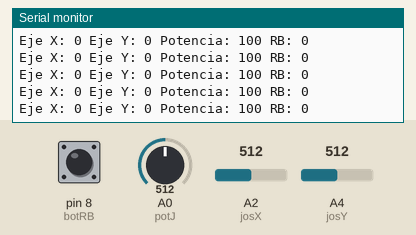
Recording of a sketch running on a simulated Arduino Uno, built with avr-gcc and run on an emulated ATmega328P. Parts: the last lines printed to the serial monitor. The inputs (shaded band) are chosen by the test bench; at power-on: A2 (josX) = 512, A4 (josY) = 512, A0 (potJ) = 512, pin 8 (botRB) LOW.

Above: at 1.2 s.
1.3 s: A2 (josX) set to 545
At 1.39 s:
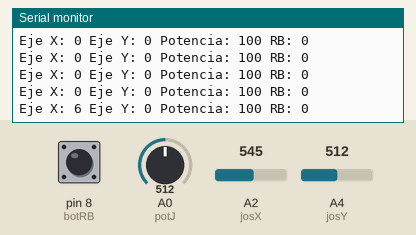
4.3 s: A2 (josX) set to 570
At 4.31 s:
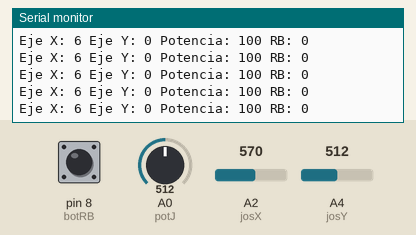
7.3 s: A4 (josY) set to 548
At 7.31 s:
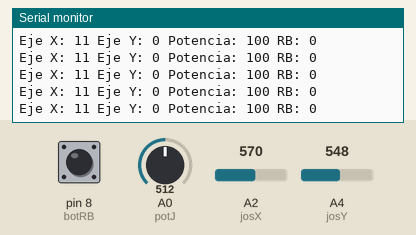
10.3 s: A4 (josY) set to 570
At 10.3 s:
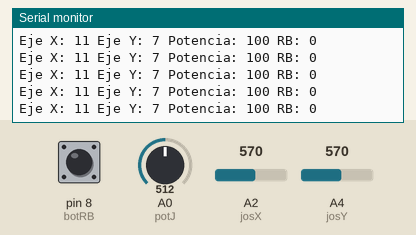
11.8 s: A0 (potJ) set to 496
At 11.83 s:
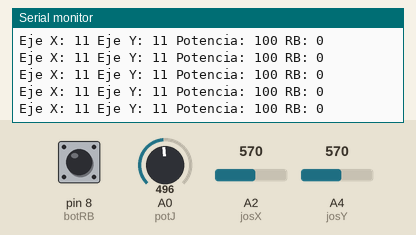
Timing chart, 0 to 14.8 s (numbered marks = the images above; inputs shaded):
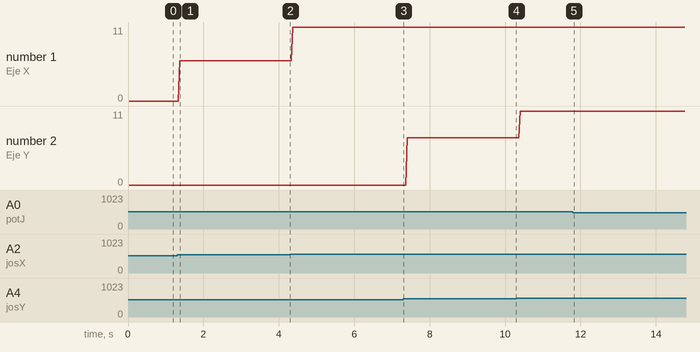

Measured:
- after the input at 1.3 s, the serial monitor: prints a new line after 0.07 s (image 1)
- plotted number 1: 0 → 6 after the input at 1.3 s, 6 → 11 after the input at 4.3 s
- plotted number 2: 0 → 7 after the input at 7.3 s

The sketch:

ControlXbox.ino
```cpp
//
// Programa para controlar el dron desde el mando de xbox
//

#include <SoftwareSerial.h>
SoftwareSerial xbee(2, 3); // RX, TX

#define DB_S true
#define minS 20
#define maxS 200

int Ns = 50;
int Ss = 50;
int Ws = 50;
int Es = 50;

boolean MODO = false;
boolean RB;

int pot,X,Y;
int mod,restaX,restaY;

int botRB = 8;
int josX = A2;
int josY = A4;
int potJ = A0;

void setup()
{

 Serial.begin(9600);
 xbee.begin(9600);

 xbee.println("PruebaXbee");
 Serial.println("Setup completado");

 pinMode(botRB, INPUT);
 pinMode(potJ, INPUT);
 pinMode(josX, INPUT);
 pinMode(josY, INPUT);

}


void loop()

{

 pot = map(analogRead(potJ),0,1023,0,200);
 X = map(analogRead(josX),0,1023,-100,100);
 Y = map(analogRead(josY),0,1023,-100,100);
 RB = digitalRead(botRB);

 printDB(DB_S);
 mandar(MODO);

}

void printDB(boolean t)

{
 if (t)
 {

  Serial.print("Eje X: ");Serial.print(X);
  Serial.print(" Eje Y: ");Serial.print(Y);

  Serial.print(" Potencia: ");Serial.print(pot);
  Serial.print(" RB: ");Serial.print(RB);
  Serial.println();

 }
}

void mandar(boolean t)

{

 if (t)
 {

 }

}
```
